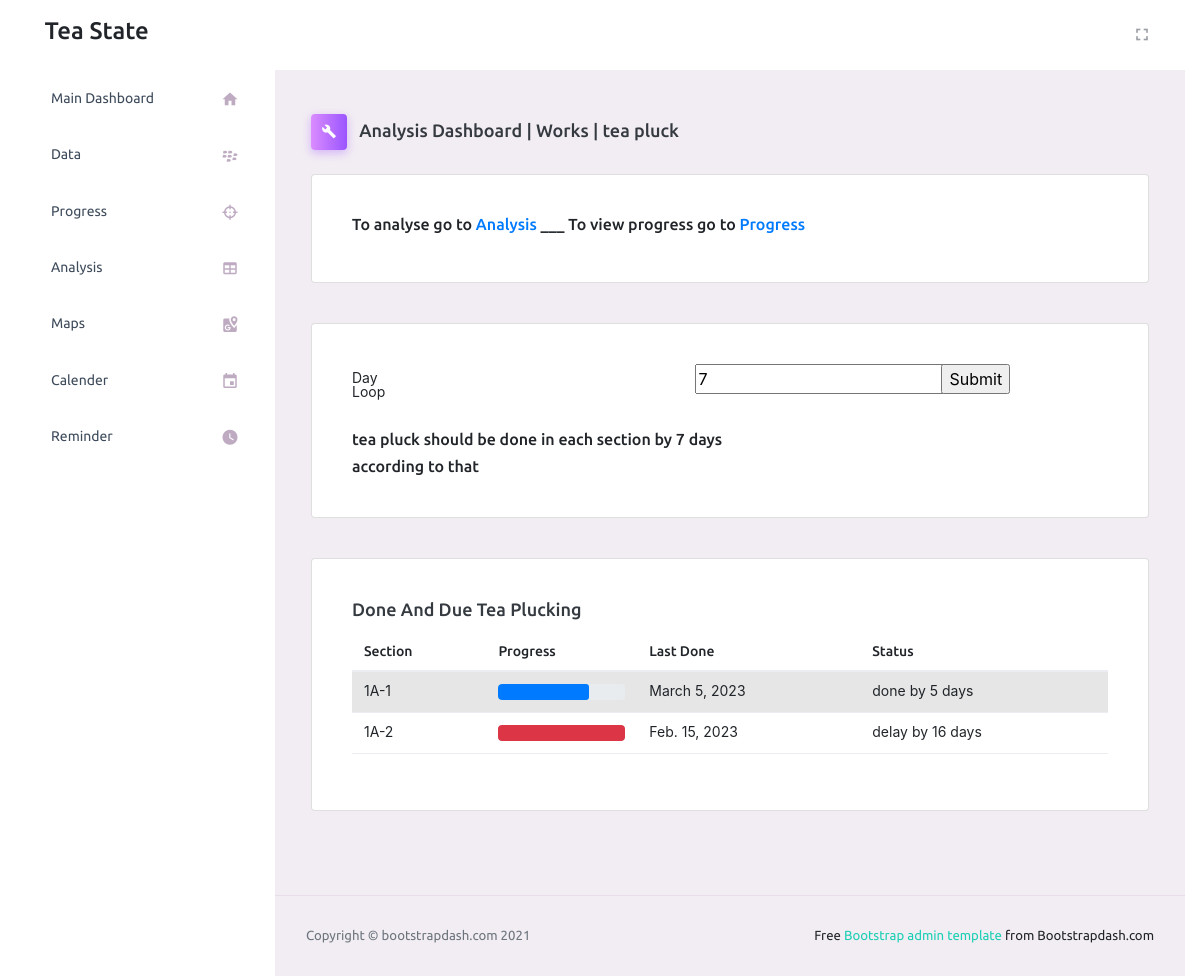
Page /analysis/works_Details/1 on the committed database.
### Main/models.py (models this page shows, shortened)
class Section(models.Model):
    name = models.CharField(max_length=50)
    description = models.TextField(blank=True)
    dateCreated = models.DateTimeField(auto_now_add=True)
    dateUpdated = models.DateTimeField(auto_now=True)
    img = models.ImageField(upload_to='section_images', default='default_section.png')

class Entry(models.Model):
    date = models.DateField()
    employee = models.ForeignKey(Employee, on_delete=models.CASCADE, null=True)
    section = models.ForeignKey(Section, on_delete=models.CASCADE, null=True)
    work = models.ForeignKey(Work, on_delete=models.CASCADE, null=True)
    amount = models.FloatField(default=0)
    description = models.TextField(blank=True)
    dateCreated = models.DateTimeField(auto_now_add=True)
    dateUpdated = models.DateTimeField(auto_now=True)

### Main/views.py (the view)
# urls.py: path('works_Details/<int:work_id>', views.works_details, name='works_details'),
def works_details(request, work_id):
    work = Work.objects.get(id=work_id)
    initDaysTeaLoop = 7
    initDaysFertLoop = 70
    if request.method == 'POST':
        daysLoop = request.POST.get('dayLoop')
        if ('Tea' in work.name or 'tea' in work.name) and ('pluck' in work.name or 'Pluck' in work.name):
            return render(request, 'Main/tea_works_details.html',
                          {'work': work, 'pg_name': f'Works | {work.name}', 'pg_icon': 'wrench', 'dayLoop': daysLoop,
                           'TeaWorkList': teaWork(daysLoop, work_id)})
        elif 'fert' in work.name or 'Fert' in work.name:
            return render(request, 'Main/fertilize_works_details.html',
                          {'work': work, 'pg_name': f'Works | {work.name}', 'pg_icon': 'wrench', 'dayLoop': daysLoop,
                           'TeaWorkList': teaWork(daysLoop, work_id)})
        else:
            return render(request, 'Main/under_construction.html',
                          {'work': work, 'pg_name': 'Works', 'pg_icon': 'wrench'})
    else:
        if ('Tea' in work.name or 'tea' in work.name) and ('pluck' in work.name or 'Pluck' in work.name):
            return render(request, 'Main/tea_works_details.html',
                          {'work': work, 'pg_name': f'Works | {work.name}', 'pg_icon': 'wrench',
                           'dayLoop': initDaysTeaLoop, 'TeaWorkList': teaWork(initDaysTeaLoop, work_id)})
        elif 'fert' in work.name or 'Fert' in work.name:
            return render(request, 'Main/fertilize_works_details.html',
                          {'work': work, 'pg_name': f'Works | {work.name}', 'pg_icon': 'wrench',
                           'dayLoop': initDaysFertLoop, 'TeaWorkList': teaWork(initDaysFertLoop, work_id)})
        else:
            return render(request, 'Main/under_construction.html',
                          {'work': work, 'pg_name': 'Works', 'pg_icon': 'wrench'})

### Main/views.py (called while the page is built)
def teaWork(daysLoop, workId):
    TeaWorkList = []
    today = date.today()
    for section in Section.objects.all():
        itemList = list(Entry.objects.filter(section__id=section.id, work__id=workId))
        if len(itemList) != 0:
            delay = (today - itemList[-1].date).days
            if delay >= int(daysLoop):
                TeaWorkList.append([section.name, ((delay-int(daysLoop) + 1)/int(daysLoop))*100, 'bg-danger', itemList[-1].date, 'delay', delay - int(daysLoop)])
            else:
                TeaWorkList.append([section.name, (delay/int(daysLoop))*100, 'bg-primary', itemList[-1].date, 'done', delay])
    return TeaWorkList

### Main/Templates/Main/tea_works_details.html (shortened to what this page needs)
{% extends 'Main/base.html' %}
{% load jazzmin %}
{% load static %}
{% block content %}
<div class="row">
              <div class="col-lg-12 grid-margin stretch-card">
                  <div class="card">
                    <div class="card-body">
                        <h6>To analyse go to <a href="{% url 'analysis' %}">Analysis </a>___ To view progress go to <a href="{% url 'progress' %}">Progress</a></h6>
                    </div>
                  </div>
              </div>
</div>
<div class="row">
              <div class="col-lg-12 grid-margin stretch-card">
                  <div class="card">
                    <div class="card-body">
                        <form method="POST" action="">
                          <div class="row">
                              <div class="col-md-5">
                                  <div class="form-group row">
                                    <label class="col-sm-3 col-form-label">Day Loop</label>
                                  </div>
                                </div>
                              <div class="col-md-4">
                                  <div class="col-sm-9">
                                      <input type="text" id="dayLoop" name="dayLoop" value="{{dayLoop}}">
                                    </div>
                              </div>
                              <div class="col-md-2">
                                <input type="submit">
                              </div>
                          </div>
                        </form>
                        <h6 class="card-text">tea pluck should be done in each section by {{dayLoop}} days</h6>
                        <h6 class="card-text">according to that</h6>
                    </div>
                  </div>
              </div>
            </div>
<div class="row">
    <div class="col-lg-12 grid-margin stretch-card">
                <div class="card">
                  <div class="card-body">
                    <h4 class="card-title">Done and Due Tea Plucking</h4>
                    <table class="table table-striped">
                      <thead>
                        <tr>
                          <th> Section </th>
                          <th> Progress </th>
                          <th> Last Done </th>
                          <th> Status </th>
                        </tr>
                      </thead>
                      <tbody>
                        {% for item in TeaWorkList %}
                        <tr>
                          <td> {{ item.0 }} </td>
                          <td>
                            <div class="progress">
                              <div class="progress-bar {{ item.2 }}" role="progressbar" style="width: {{ item.1 }}%" aria-valuenow="{{ item.1 }}" aria-valuemin="0" aria-valuemax="100"></div>
                            </div>
                          </td>
                          <td> {{ item.3 }} </td>
                          <td> {{ item.4 }} by {{item.5}} days </td>
                        </tr>
                        {% endfor %}
                      </tbody>
                    </table>
                  </div>
                </div>
              </div>
</div>
{% endblock %}

### rows in the picture
Section: name "1A-1"
Entry: date "March 5, 2023"
Section: name "1A-2"
Entry: date "Feb. 15, 2023"

### other values in the picture
{{ pg_name }} "Works | tea pluck"
{{ dayLoop }} "7"
{{ item.4 }} "done" "delay"
{{ item.5 }} "5" "16"
